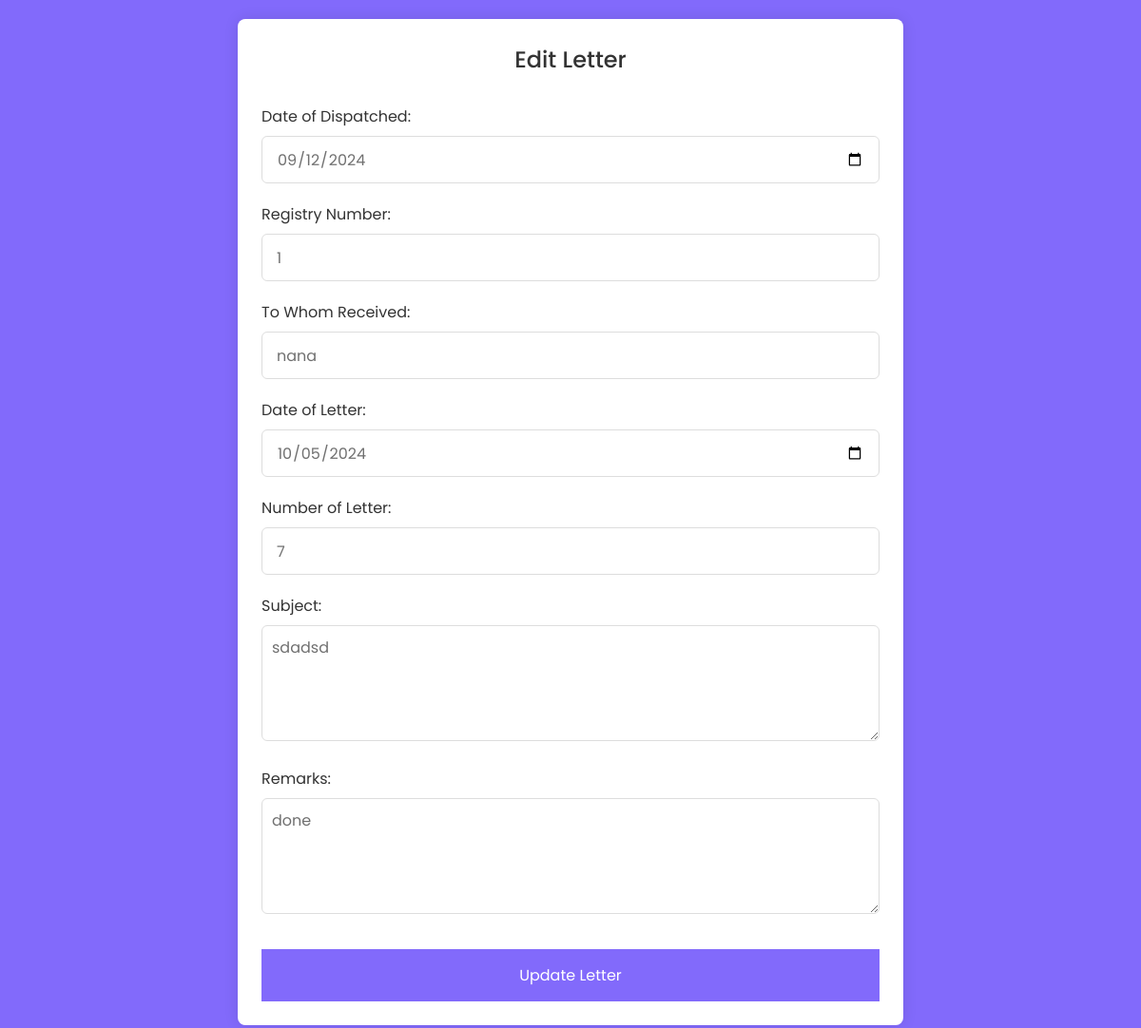
/edit_letter.php?id=19, run on the app's committed database.
### tables this page shows
CREATE TABLE `letters` (
  `id` int(11) NOT NULL,
  `date_of_dispatched` date NOT NULL,
  `registry_number` varchar(255) NOT NULL,
  `to_whom_received` varchar(255) NOT NULL,
  `date_of_letter` date NOT NULL,
  `number_of_letter` varchar(255) NOT NULL,
  `subject` text NOT NULL,
  `remarks` text NOT NULL,
  `department_email` varchar(255) NOT NULL
);

### edit_letter.php (the view, shortened to what this page needs)
<?php
$host = 'localhost';
$db = 'dispatch';
$user = 'root';
$pass = '';
$dsn = "mysql:host=$host;dbname=$db;charset=utf8mb4";
$options = [PDO::ATTR_ERRMODE => PDO::ERRMODE_EXCEPTION];
try {
    $pdo = new PDO($dsn, $user, $pass, $options);
} catch (PDOException $e) {
    die("Connection failed: " . $e->getMessage());
}
$id = $_GET['id'];
$stmt = $pdo->prepare("SELECT * FROM letters WHERE id = ?");
$stmt->execute([$id]);
$letter = $stmt->fetch(PDO::FETCH_ASSOC);
?>
<!DOCTYPE html>
<html lang="en">
<head>
</head>
<body>
    <div class="container">
        <header>Edit Letter</header>
        <form method="POST" class="form">
            <div class="input-box">
                <label for="date_of_dispatched">Date of Dispatched:</label>
                <input type="date" id="date_of_dispatched" name="date_of_dispatched" value="<?= htmlspecialchars($letter['date_of_dispatched']); ?>" required>
            </div>
            <div class="input-box">
                <label for="registry_number">Registry Number:</label>
                <input type="text" id="registry_number" name="registry_number" value="<?= htmlspecialchars($letter['registry_number']); ?>" required>
            </div>
            <div class="input-box">
                <label for="to_whom_received">To Whom Received:</label>
                <input type="text" id="to_whom_received" name="to_whom_received" value="<?= htmlspecialchars($letter['to_whom_received']); ?>" required>
            </div>
            <div class="input-box">
                <label for="date_of_letter">Date of Letter:</label>
                <input type="date" id="date_of_letter" name="date_of_letter" value="<?= htmlspecialchars($letter['date_of_letter']); ?>" required>
            </div>
            <div class="input-box">
                <label for="number_of_letter">Number of Letter:</label>
                <input type="text" id="number_of_letter" name="number_of_letter" value="<?= htmlspecialchars($letter['number_of_letter']); ?>" required>
            </div>
            <div class="input-box">
                <label for="subject">Subject:</label>
                <textarea id="subject" name="subject" rows="4" required><?= htmlspecialchars($letter['subject']); ?></textarea>
            </div>
            <div class="input-box">
                <label for="remarks">Remarks:</label>
                <textarea id="remarks" name="remarks" rows="4" required><?= htmlspecialchars($letter['remarks']); ?></textarea>
            </div>
            <button type="submit">Update Letter</button>
        </form>
    </div>
</body>
</html>

### edit_letter.php (style rules this page uses)
* { margin: 0; padding: 0; box-sizing: border-box; font-family: "Poppins", sans-serif; }
body { min-height: 100vh; display: flex; align-items: center; justify-content: center; padding: 20px; background: rgb(130, 106, 251); }
.container { position: relative; max-width: 700px; width: 100%; background: #fff; padding: 25px; border-radius: 8px; box-shadow: 0 0 15px rgba(0, 0, 0, 0.1); }
.container header { font-size: 1.5rem; color: #333; font-weight: 500; text-align: center; }
.form { margin-top: 30px; }
.input-box { width: 100%; margin-top: 20px; }
.input-box label { color: #333; }
.input-box input, .input-box textarea { position: relative; height: 50px; width: 100%; outline: none; font-size: 1rem; color: #707070; margin-top: 8px; border: 1px solid #ddd; border-radius: 6px; padding: 0 15px; }
.input-box textarea { height: auto; padding: 10px; }
button { height: 55px; width: 100%; color: #fff; font-size: 1rem; font-weight: 400; margin-top: 30px; border: none; cursor: pointer; transition: all 0.2s ease; background: rgb(130, 106, 251); }

### data on the page
letters: date_of_dispatched "09/12/2024", registry_number "1", to_whom_received "nana", date_of_letter "10/05/2024", number_of_letter "7", subject "sdadsd", remarks "done"
